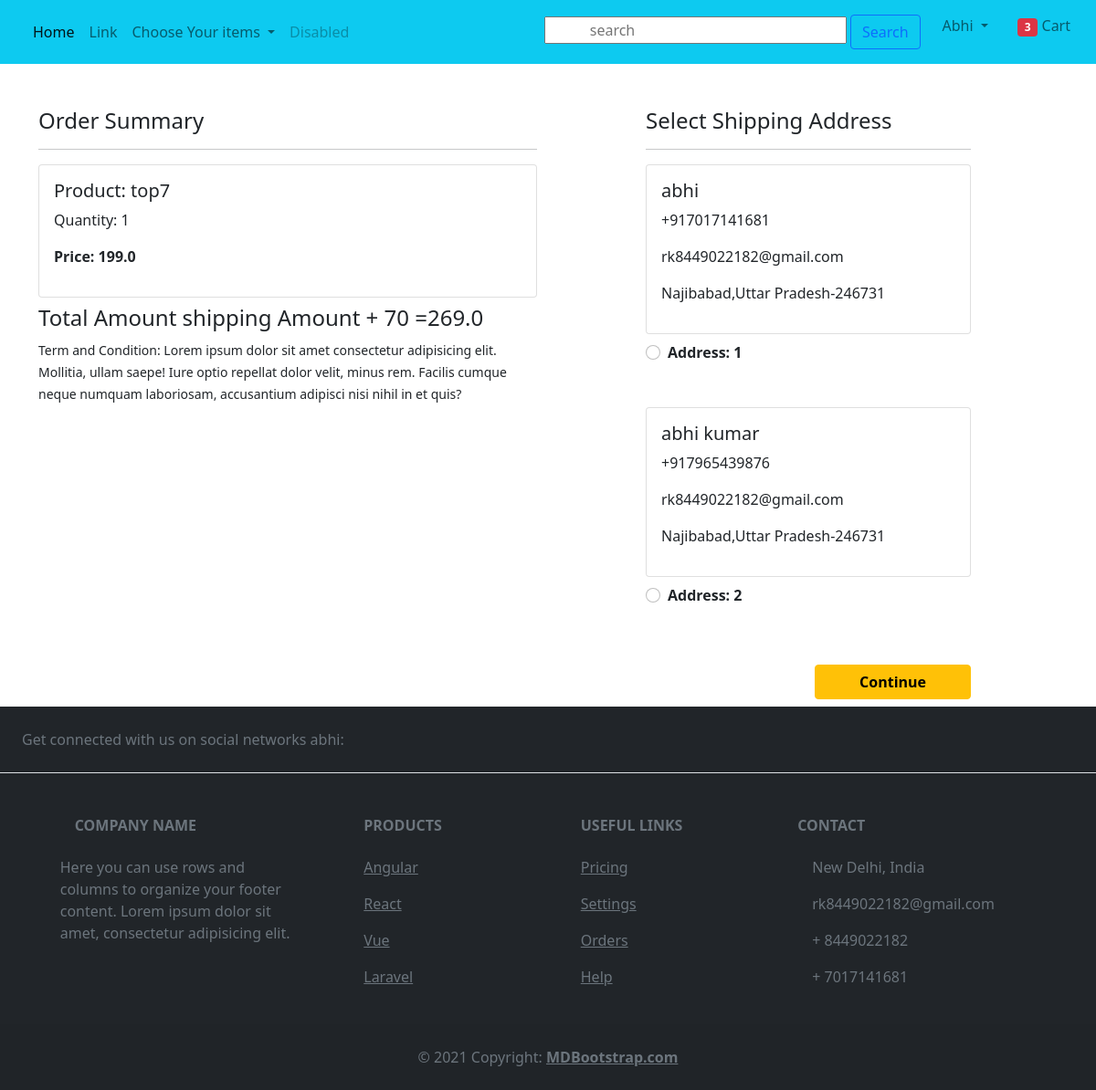
Page /checkout/ (signed in) on the committed database.
### enroll/models.py (models this page shows, shortened)
class cart(models.Model):
    user = models.ForeignKey(User, on_delete=models.CASCADE)
    product = models.ForeignKey(product, on_delete=models.CASCADE)
    quantity = models.PositiveIntegerField(default=1)
    @property
    def total_cost(self):
        return self.quantity * self.product.discount_price

class product(models.Model):
    title=models.CharField(max_length=100)
    selling_price=models.FloatField()
    discount_price=models.FloatField()
    discriptions=models.TextField(max_length=200)
    brand=models.CharField(max_length=50)
    category=models.CharField(choices=CATEGORY_CHOICES ,max_length=50)
    product_images=models.ImageField(upload_to="myimages", height_field=None, width_field=None, max_length=None)

class customer(models.Model):
    user = models.ForeignKey(User,on_delete=models.CASCADE)
    name = models.CharField(max_length=50)
    phone = PhoneNumberField(null=False, blank=False, unique=True)
    email = models.EmailField(max_length=254)
    city = models.CharField(max_length=100)
    state = models.CharField(choices=STATE_CHOICE,max_length=100)
    pincode = models.IntegerField()

### enroll/views.py (the view)
# urls.py: path("checkout/", views.checkout, name="checkout"),
def checkout(request):
    user=request.user
    address=customer.objects.filter(user=user)
    cart_items=cart.objects.filter(user=user)
    amount=0.0
    shipping_amount=70.0
    total_amount=0.0
    cart_product = [p for p in cart.objects.all() if p.user==user]
    if cart_product:
        for p in cart_product:
            tmpamount=(p.quantity * p.product.discount_price)
            amount=amount+tmpamount
        total_amount=amount+shipping_amount
    return render(request,"checkout.html",{"address":address,"total_amount":total_amount,"cart_items":cart_items,"amount":amount})

### templates/checkout.html
{% extends "base.html" %}
{% load static %}
{% block content %}
<div class="container mb-2">
  <div class="row mt-5">
    <div class="col-sm-6">
      <h4>Order Summary</h4>
      <hr>
      {% for item in cart_items %}
      <div class="card mb-2">
        <div class="card-body">
          <h5>Product: {{item.product.title}}</h5>
          <p>Quantity: {{item.quantity}}</p>
          <p class="fw-bold">Price: {{item.total_cost}}</p>
        </div>
      </div>
      {% endfor %}
      <h4>Total Amount shipping Amount + 70 ={{total_amount}}</h4>
      <small>Term and Condition: Lorem ipsum dolor sit amet consectetur adipisicing elit. Mollitia, ullam saepe! Iure
        optio repellat dolor velit, minus rem. Facilis cumque neque numquam laboriosam, accusantium adipisci nisi nihil
        in et quis?</small>
    </div>
    <div class="col-sm-4 offset-sm-1">
      <h4>Select Shipping Address</h4>
      <hr>
      <form action="/paymentdone">
        {% for ad in address %}
        <div class="card">
          <div class="card-body">
            <h5>{{ad.name}}</h5>
            <p>{{ad.phone}}</p>
            <p>{{ad.email}}</p>
            <p>{{ad.city}},{{ad.state}}-{{ad.pincode}}</p>
          </div>
        </div>
        <div class="form-check mt-2 mb-5">
          <input class="form-check-input" type="radio" value="{{ad.id}}" name="custid" id="custadd{{forloop.counter}}">
          <label class="form-check-label fw-bold" for="">
            Address: {{forloop.counter}} </label>
        </div>
        {% endfor %}
        <div class="text-end">
          <button type="submit" class="btn btn-warning mt-3 px-5 fw-bold">Continue</button>
        </div>
      </form>
    </div>
  </div>
</div>
{% endblock content %}

### templates/base.html (shortened to what this page needs)
<!doctype html>
{% load static %}
<html lang="en">
<head>
  <link href="https://cdn.jsdelivr.net/npm/bootstrap@5.0.2/dist/css/bootstrap.min.css" rel="stylesheet"
>
    <link rel="stylesheet" href="{% static 'css/ok.css' %}">
</head>
<body>
  <nav class="navbar navbar-expand-lg navbar-light bg-info">
    <div class="container-fluid">
      <div class="collapse navbar-collapse" id="navbarSupportedContent">
        <ul class="navbar-nav me-auto mb-2 mb-lg-0">
          <li class="nav-item">
            <a class="nav-link active" aria-current="page" href="{% url "home" %}">Home</a>
          </li>
          <li class="nav-item">
            <a class="nav-link" href="#">Link</a>
          </li>
          <li class="nav-item dropdown">
            <a class="nav-link dropdown-toggle" href="#" id="navbarDropdown" role="button" data-bs-toggle="dropdown"
              aria-expanded="false">
              Choose Your items
            </a>
          </li>
          <li class="nav-item">
            <a class="nav-link disabled" href="#" tabindex="-1" aria-disabled="true">Disabled</a>
          </li>
        </ul>
        <div>
          <ul class="navbar-nav me-auto mb-2 mb-lg-0">
            <form method="get" action="/search" class="text-center p-2">
              <input type="search" class="px-5" name="search" id="search" placeholder="search">
              <input type="submit" class="btn btn-outline-primary" value="Search">
          </form>
            {% if request.user.is_authenticated %}
            <li class="nav-item dropdown mx-2">
              <a class="nav-link dropdown-toggle " href="#" id="profileDropdown" role="button" data-bs-toggle="dropdown"
                aria-expanded="false">
                {{request.user.username|capfirst}}
              </a>
            </li>
            <li class="nav-item mx-2">
              <a href="{% url 'cart' %}" class="nav-link "><span class="badge bg-danger">{{cart.quantity}}3</span> Cart </a>
            </li>
            {% endif %}
          </ul>
        </div>
      </div>
    </div>
  </nav>
{% block content %}{% endblock content %}
<footer class="text-center text-lg-start bg-dark text-muted">
  <section class="d-flex justify-content-center justify-content-lg-between p-4 border-bottom">
    <div class="me-5 d-none d-lg-block">
      <span>Get connected with us on social networks {{user}}:</span>
    </div>
    <div>
    </div>
  </section>
  <section class="">
    <div class="container text-center text-md-start mt-5">
      <div class="row mt-3">
        <div class="col-md-3 col-lg-4 col-xl-3 mx-auto mb-4">
          <h6 class="text-uppercase fw-bold mb-4">
            Company name
          </h6>
          <p>
            Here you can use rows and columns to organize your footer content. Lorem ipsum
            dolor sit amet, consectetur adipisicing elit.
          </p>
        </div>
        <div class="col-md-2 col-lg-2 col-xl-2 mx-auto mb-4">
          <h6 class="text-uppercase fw-bold mb-4">
            Products
          </h6>
          <p>
            <a href="#!" class="text-reset">Angular</a>
          </p>
          <p>
            <a href="#!" class="text-reset">React</a>
          </p>
          <p>
            <a href="#!" class="text-reset">Vue</a>
          </p>
          <p>
            <a href="#!" class="text-reset">Laravel</a>
          </p>
        </div>
        <div class="col-md-3 col-lg-2 col-xl-2 mx-auto mb-4">
          <h6 class="text-uppercase fw-bold mb-4">
            Useful links
          </h6>
          <p>
            <a href="#!" class="text-reset">Pricing</a>
          </p>
          <p>
            <a href="#!" class="text-reset">Settings</a>
          </p>
          <p>
            <a href="{% url 'order' %}" class="text-reset">Orders</a>
          </p>
          <p>
            <a href="#!" class="text-reset">Help</a>
          </p>
        </div>
        <div class="col-md-4 col-lg-3 col-xl-3 mx-auto mb-md-0 mb-4">
          <h6 class="text-uppercase fw-bold mb-4">Contact</h6>
          <p> New Delhi, India</p>
          <p>
            rk8449022182@gmail.com
          </p>
          <p> + 8449022182</p>
          <p> + 7017141681</p>
        </div>
      </div>
    </div>
  </section>
  <div class="text-center p-4" style="background-color: rgba(0, 0, 0, 0.025);">
    © 2021 Copyright:
    <a class="text-reset fw-bold" href="https://mdbootstrap.com/">MDBootstrap.com</a>
  </div>
</footer>
</body>
</html>

### static/css/ok.css (style rules this page uses)
body { margin: 0px; padding: 0px; background-image: "C:\Users\hp\Desktop\add_to_cart\cart\static\images\annie-spratt-wuc-KEIBrdE-unsplash.jpg"; }

### templates/base.html (style rules this page uses)
body { padding-right: 0; padding-left: 0; }

### rows in the picture
cart: product "top7", quantity "1", total_cost "199.0"
customer: name "abhi", phone "+917017141681", email "rk8449022182@gmail.com", city "Najibabad", state "Uttar Pradesh", pincode "246731"
customer: name "abhi kumar", phone "+917965439876", email "rk8449022182@gmail.com", city "Najibabad", state "Uttar Pradesh", pincode "246731"

### other values in the picture
{{ request.user.username|capfirst }} "Abhi"
{{ total_amount }} "269.0"
{{ user }} "abhi"
